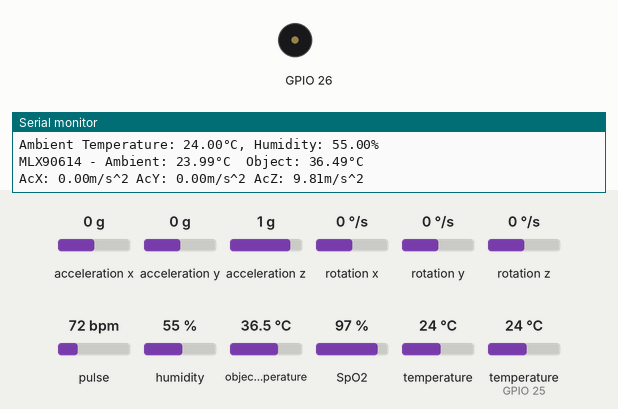
This sketch was run on a simulated ESP32. On the bench: buzzer (waves = sounding), the last lines printed to the serial monitor. Wiring (inferred from the names in the program): MPU-6050 motion sensor at I2C address 0x68. The inputs (shaded band) are chosen by the test bench; at power-on: pulse 72 bpm, acceleration x 0 g, acceleration y 0 g, acceleration z 1 g, rotation x 0 °/s, rotation y 0 °/s, rotation z 0 °/s, humidity 55 %, object temperature 36.5 °C, SpO2 97 %, temperature 24 °C, temperature (sensor on GPIO 25) 24 °C. WiFi joins after 1.5 s; servers stay silent unless stated; EEPROM starts erased; nothing arrives over Bluetooth unless stated; a phone connects over Bluetooth LE 3 s after start.

Above: at 1.2 s.
1.3 s: pulse set to 62 bpm
3.0 s: pulse set to 58 bpm
At 8.4 s:
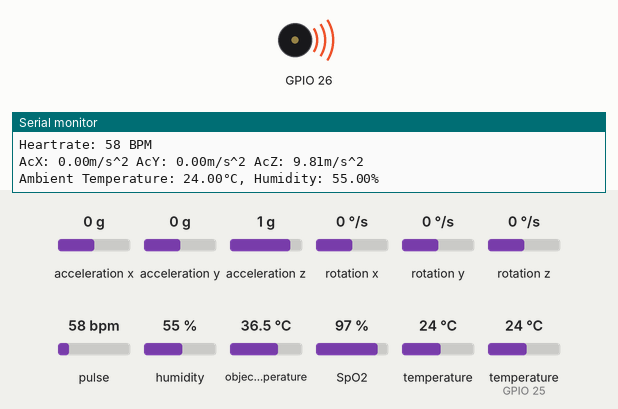
22.3 s: pulse set to 42 bpm
Timing chart, 0 to 34.6 s (numbered marks = the images above; inputs shaded):
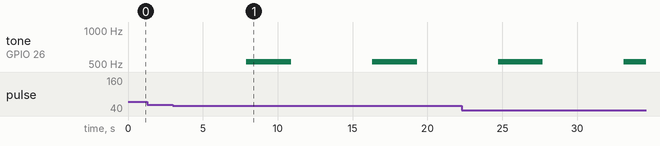

Measured:
- the behaviour switches between 60 and 59 bpm on pulse (found by bisection; images 0 and 1)
- after the input at 3.0 s, tone on GPIO 26: alternates 523 Hz for 3.0 s and silent for 5.4 s, starting after 4.9 s

The sketch:

main.ino
```cpp
#include "tasks.h"
#include "communication.h"

void setup(){
  Serial.begin(9600);
  Communication_init();
  CreateAllTasks();
}


void loop(){
  handleClient();
}
```

communication.cpp
```cpp
#include "communication.h"
#include <WiFi.h>
#include <BLEDevice.h>
#include <BLEServer.h>
#include <BLEUtils.h>
#include <Preferences.h>
#include "freertos/semphr.h"
#include <HTTPClient.h>
#include <WiFiClientSecure.h>
#include <ArduinoJson.h>

//Semaphore
static SemaphoreHandle_t dataMutex = NULL;
SemaphoreHandle_t httpMutex = NULL;


// BLE UUIDs
#define SERVICE_UUID        "4fafc201-1fb5-459e-8fcc-c5c9c331914b"
#define SSID_CHAR_UUID      "beb5483e-36e1-4688-b7f5-ea07361b26a8"
#define PASSWORD_CHAR_UUID  "1c95d5e3-d8f7-413a-bf3d-7a2e5d7be87e"
#define STATUS_CHAR_UUID    "d4e1f4f0-8c7e-4f4c-b4d4-3f4e8c7d6a5b"

static AmbientTempData latestAmbientTemp;
static PositionData latestPosition;
static HeartData latestHeart;
static HumanTempData latestHumanTemp;
Preferences preferences;

static String wifiSSID = "";
static String wifiPassword = "";
static bool credentialsReceived = false;
static BLECharacteristic* statusCharacteristic = nullptr;

static void initBLE();
static void initWiFi();
TaskHandle_t postDataHandle = NULL;

class CredentialsCallbacks: public BLECharacteristicCallbacks {
    void onWrite(BLECharacteristic *pCharacteristic) {
        String value = pCharacteristic->getValue();
        value.trim();  // IMPORTANT
        String uuid = String(pCharacteristic->getUUID().toString().c_str());
        Serial.print("Received UUID: ");
        Serial.println(uuid);
        Serial.print("Value: ");
        Serial.println(value);
        if (uuid == SSID_CHAR_UUID) {
            wifiSSID = String(value.c_str());
        }
        else if (uuid == PASSWORD_CHAR_UUID) {
            wifiPassword = String(value.c_str());

            // Both credentials received, try to connect
            if (wifiSSID.length() > 0 && wifiPassword.length() > 0) {
                credentialsReceived = true;
                Serial.printf("Credentials set — SSID: '%s' Pass len: %d\n",
                       wifiSSID.c_str(), wifiPassword.length());
            }
        }
    }
};

void Communication_init() {
    dataMutex = xSemaphoreCreateMutex();
    httpMutex = xSemaphoreCreateMutex();
    // Load saved credentials from flash
    preferences.begin("wifi", false);
    wifiSSID = preferences.getString("ssid", "");
    wifiPassword = preferences.getString("password", "");
    preferences.end();

    // If we have saved credentials, try to connect
    if (wifiSSID.length() > 0) {
        initWiFi();

        // If connection fails, start BLE
        if (WiFi.status() != WL_CONNECTED) {
            initBLE();
        }
    } else {
        initBLE();
    }
}

static void initBLE() {
    BLEDevice::init("ESP32-Setup");
    BLEServer *pServer = BLEDevice::createServer();
    BLEService *pService = pServer->createService(SERVICE_UUID);
    // SSID characteristic
    BLECharacteristic *pSSIDChar = pService->createCharacteristic(
        SSID_CHAR_UUID,
        BLECharacteristic::PROPERTY_WRITE
    );
    pSSIDChar->setCallbacks(new CredentialsCallbacks());

    // Password characteristic
    BLECharacteristic *pPasswordChar = pService->createCharacteristic(
        PASSWORD_CHAR_UUID,
        BLECharacteristic::PROPERTY_WRITE
    );
    pPasswordChar->setCallbacks(new CredentialsCallbacks());

    statusCharacteristic = pService->createCharacteristic(
        STATUS_CHAR_UUID,
        BLECharacteristic::PROPERTY_READ | BLECharacteristic::PROPERTY_NOTIFY
    );
    statusCharacteristic->setValue("waiting");

    pService->start();

    BLEAdvertising *pAdvertising = BLEDevice::getAdvertising();
    pAdvertising->addServiceUUID(SERVICE_UUID);
    pAdvertising->setScanResponse(true);
    pAdvertising->start();
}

static void initWiFi() {
    BLEDevice::deinit(true);
    delay(500);

    WiFi.mode(WIFI_STA);
    delay(100);
    Serial.printf("Attempting WiFi with SSID: '%s' (len:%d) Pass: '%s' (len:%d)\n",wifiSSID.c_str(), wifiSSID.length(),
    wifiPassword.c_str(), wifiPassword.length());
    WiFi.begin(wifiSSID.c_str(), wifiPassword.c_str());


    int attempts = 0;
    while (WiFi.status() != WL_CONNECTED && attempts < 40) {
        delay(500);
          Serial.println(WiFi.status());
        attempts++;
    }

    if (WiFi.status() == WL_CONNECTED) {
        Serial.println("\nWiFi connected!");
        Serial.print("IP: ");
        Serial.println(WiFi.localIP());

        // Save credentials to flash
        preferences.begin("wifi", false);
        preferences.putString("ssid", wifiSSID);
        preferences.putString("password", wifiPassword);
        preferences.end();

        // Update BLE status if active
        if (statusCharacteristic != nullptr) {
            statusCharacteristic->setValue("connected");
            statusCharacteristic->notify();
        }

        BLEDevice::deinit(true);

        if (postDataHandle == NULL) {
            xTaskCreatePinnedToCore(postData, "postData", 16384, NULL, 1, &postDataHandle, 0);
        }
    } else {
        Serial.println("\nWiFi connection failed!");
        if (statusCharacteristic != nullptr) {
            statusCharacteristic->setValue("failed");
            statusCharacteristic->notify();
        }
    }
}

void updateAmbientTempData(AmbientTempData data) {
    if (dataMutex == NULL) return;
    if (xSemaphoreTake(dataMutex, pdMS_TO_TICKS(10)) == pdTRUE) {
        latestAmbientTemp = data;
        xSemaphoreGive(dataMutex);
    }
}
void updatePositionData(PositionData data) {
    if (dataMutex == NULL) return;
    if (xSemaphoreTake(dataMutex, pdMS_TO_TICKS(10)) == pdTRUE) {
        latestPosition = data;
        xSemaphoreGive(dataMutex);
    }
}
void updateHeartData(HeartData data) {
    if (dataMutex == NULL) return;
    if (xSemaphoreTake(dataMutex, pdMS_TO_TICKS(10)) == pdTRUE) {
        latestHeart = data;
        xSemaphoreGive(dataMutex);
    }
}
void updateHumanTempData(HumanTempData data){
    if (dataMutex == NULL) return;
    if (xSemaphoreTake(dataMutex, pdMS_TO_TICKS(10)) == pdTRUE) {
        latestHumanTemp = data;
        xSemaphoreGive(dataMutex);
    }
}

static void reconnectWiFi() {
    Serial.println("WiFi lost — attempting reconnect...");
    WiFi.disconnect();
    WiFi.begin(wifiSSID.c_str(), wifiPassword.c_str());
    int attempts = 0;
    while (WiFi.status() != WL_CONNECTED && attempts < 20) {
        delay(500);
        attempts++;
    }
    if (WiFi.status() == WL_CONNECTED) {
        Serial.println("WiFi reconnected.");
    } else {
        Serial.println("WiFi reconnect failed.");
    }
}

void postData(void* pvParameters) {
   for (;;) {
        if (WiFi.status() == WL_CONNECTED) {
            AmbientTempData ambientCopy;
            PositionData    positionCopy;
            HeartData       heartCopy;
            HumanTempData   humanTempCopy;

            if (xSemaphoreTake(dataMutex, pdMS_TO_TICKS(10)) == pdTRUE) {
                ambientCopy   = latestAmbientTemp;
                positionCopy  = latestPosition;
                heartCopy     = latestHeart;
                humanTempCopy = latestHumanTemp;
                xSemaphoreGive(dataMutex);
                char json[256];
                snprintf(json, sizeof(json),
                    "{"
                        "\"ambientTemp\":%.2f,\"humidity\":%.2f,"
                        "\"acX\":%.2f,\"acY\":%.2f,\"acZ\":%.2f,"
                        "\"spO2\":%.2f,\"heartBeat\":%.2f,"
                        "\"humanTemp\":%.2f"
                    "}",
                    ambientCopy.temperature, ambientCopy.humidity,
                    positionCopy.AcX, positionCopy.AcY, positionCopy.AcZ,
                    heartCopy.spO2, heartCopy.heartBeat,
                    humanTempCopy.temperature
                );
                if (xSemaphoreTake(httpMutex, pdMS_TO_TICKS(5000)) == pdTRUE) {
                HTTPClient http;
                WiFiClientSecure client;
                client.setInsecure();
                http.begin(client,"https://healthmonitoringdashboard.onrender.com/data");
                http.addHeader("Content-Type", "application/json");
                int httpCode = http.POST(json);
                // Serial.print(httpCode);
                http.end();
                xSemaphoreGive(httpMutex);
                }
            }
        }
        vTaskDelay(pdMS_TO_TICKS(3000));
    }
}

void handleClient() {
    // Check if we received credentials via BLE
    if (credentialsReceived) {
        credentialsReceived = false;
        if (statusCharacteristic != nullptr) {
            statusCharacteristic->setValue("connecting");
            statusCharacteristic->notify();
        }
        BLEDevice::deinit(true);
        delay(500);
        initWiFi();
    }
}
```

communication.h
```cpp
#ifndef communication_h
#define communication_h
#include "freertos/FreeRTOS.h"
#include "freertos/semphr.h"
// Data structures
struct AmbientTempData{
    float temperature;
    float humidity;
};
struct PositionData{
    float AcX;
    float AcY;
    float AcZ;
    float magnitude;
};
struct HeartData{
    float spO2;
    float heartBeat;
};
struct HumanTempData{
    float temperature;
};
extern SemaphoreHandle_t httpMutex;

// Public API
void Communication_init();
void updatePositionData(PositionData);
void updateHeartData(HeartData);
void updateAmbientTempData(AmbientTempData);
void updateHumanTempData(HumanTempData);
void postData(void* pvParameters);
void handleClient();

#endif
```

pitches.h
```cpp
/*************************************************
 * Public Constants
 *************************************************/

#define NOTE_B0  31
#define NOTE_C1  33
#define NOTE_CS1 35
#define NOTE_D1  37
#define NOTE_DS1 39
#define NOTE_E1  41
#define NOTE_F1  44
#define NOTE_FS1 46
#define NOTE_G1  49
#define NOTE_GS1 52
#define NOTE_A1  55
#define NOTE_AS1 58
#define NOTE_B1  62
#define NOTE_C2  65
#define NOTE_CS2 69
#define NOTE_D2  73
#define NOTE_DS2 78
#define NOTE_E2  82
#define NOTE_F2  87
#define NOTE_FS2 93
#define NOTE_G2  98
#define NOTE_GS2 104
#define NOTE_A2  110
#define NOTE_AS2 117
#define NOTE_B2  123
#define NOTE_C3  131
#define NOTE_CS3 139
#define NOTE_D3  147
#define NOTE_DS3 156
#define NOTE_E3  165
#define NOTE_F3  175
#define NOTE_FS3 185
#define NOTE_G3  196
#define NOTE_GS3 208
#define NOTE_A3  220
#define NOTE_AS3 233
#define NOTE_B3  247
#define NOTE_C4  262
#define NOTE_CS4 277
#define NOTE_D4  294
#define NOTE_DS4 311
#define NOTE_E4  330
#define NOTE_F4  349
#define NOTE_FS4 370
#define NOTE_G4  392
#define NOTE_GS4 415
#define NOTE_A4  440
#define NOTE_AS4 466
#define NOTE_B4  494
#define NOTE_C5  523
#define NOTE_CS5 554
#define NOTE_D5  587
#define NOTE_DS5 622
#define NOTE_E5  659
#define NOTE_F5  698
#define NOTE_FS5 740
#define NOTE_G5  784
#define NOTE_GS5 831
#define NOTE_A5  880
#define NOTE_AS5 932
#define NOTE_B5  988
#define NOTE_C6  1047
#define NOTE_CS6 1109
#define NOTE_D6  1175
#define NOTE_DS6 1245
#define NOTE_E6  1319
#define NOTE_F6  1397
#define NOTE_FS6 1480
#define NOTE_G6  1568
#define NOTE_GS6 1661
#define NOTE_A6  1760
#define NOTE_AS6 1865
#define NOTE_B6  1976
#define NOTE_C7  2093
#define NOTE_CS7 2217
#define NOTE_D7  2349
#define NOTE_DS7 2489
#define NOTE_E7  2637
#define NOTE_F7  2794
#define NOTE_FS7 2960
#define NOTE_G7  3136
#define NOTE_GS7 3322
#define NOTE_A7  3520
#define NOTE_AS7 3729
#define NOTE_B7  3951
#define NOTE_C8  4186
#define NOTE_CS8 4435
#define NOTE_D8  4699
#define NOTE_DS8 4978
```

tasks.h
```cpp
#ifndef tasks_h
#define tasks_h

void DHT11Task(void *pvParameters);
void MPU6050Task(void *pvParameters);
void MAX30102Task(void *pvParameters);
void MLX90614Task(void *pvParameters);
void ThresholdSyncTask(void *pvParameters);
void startBuzzer();
void CreateAllTasks();

#endif
```

Source omitted: tasks.cpp (8080 bytes)
